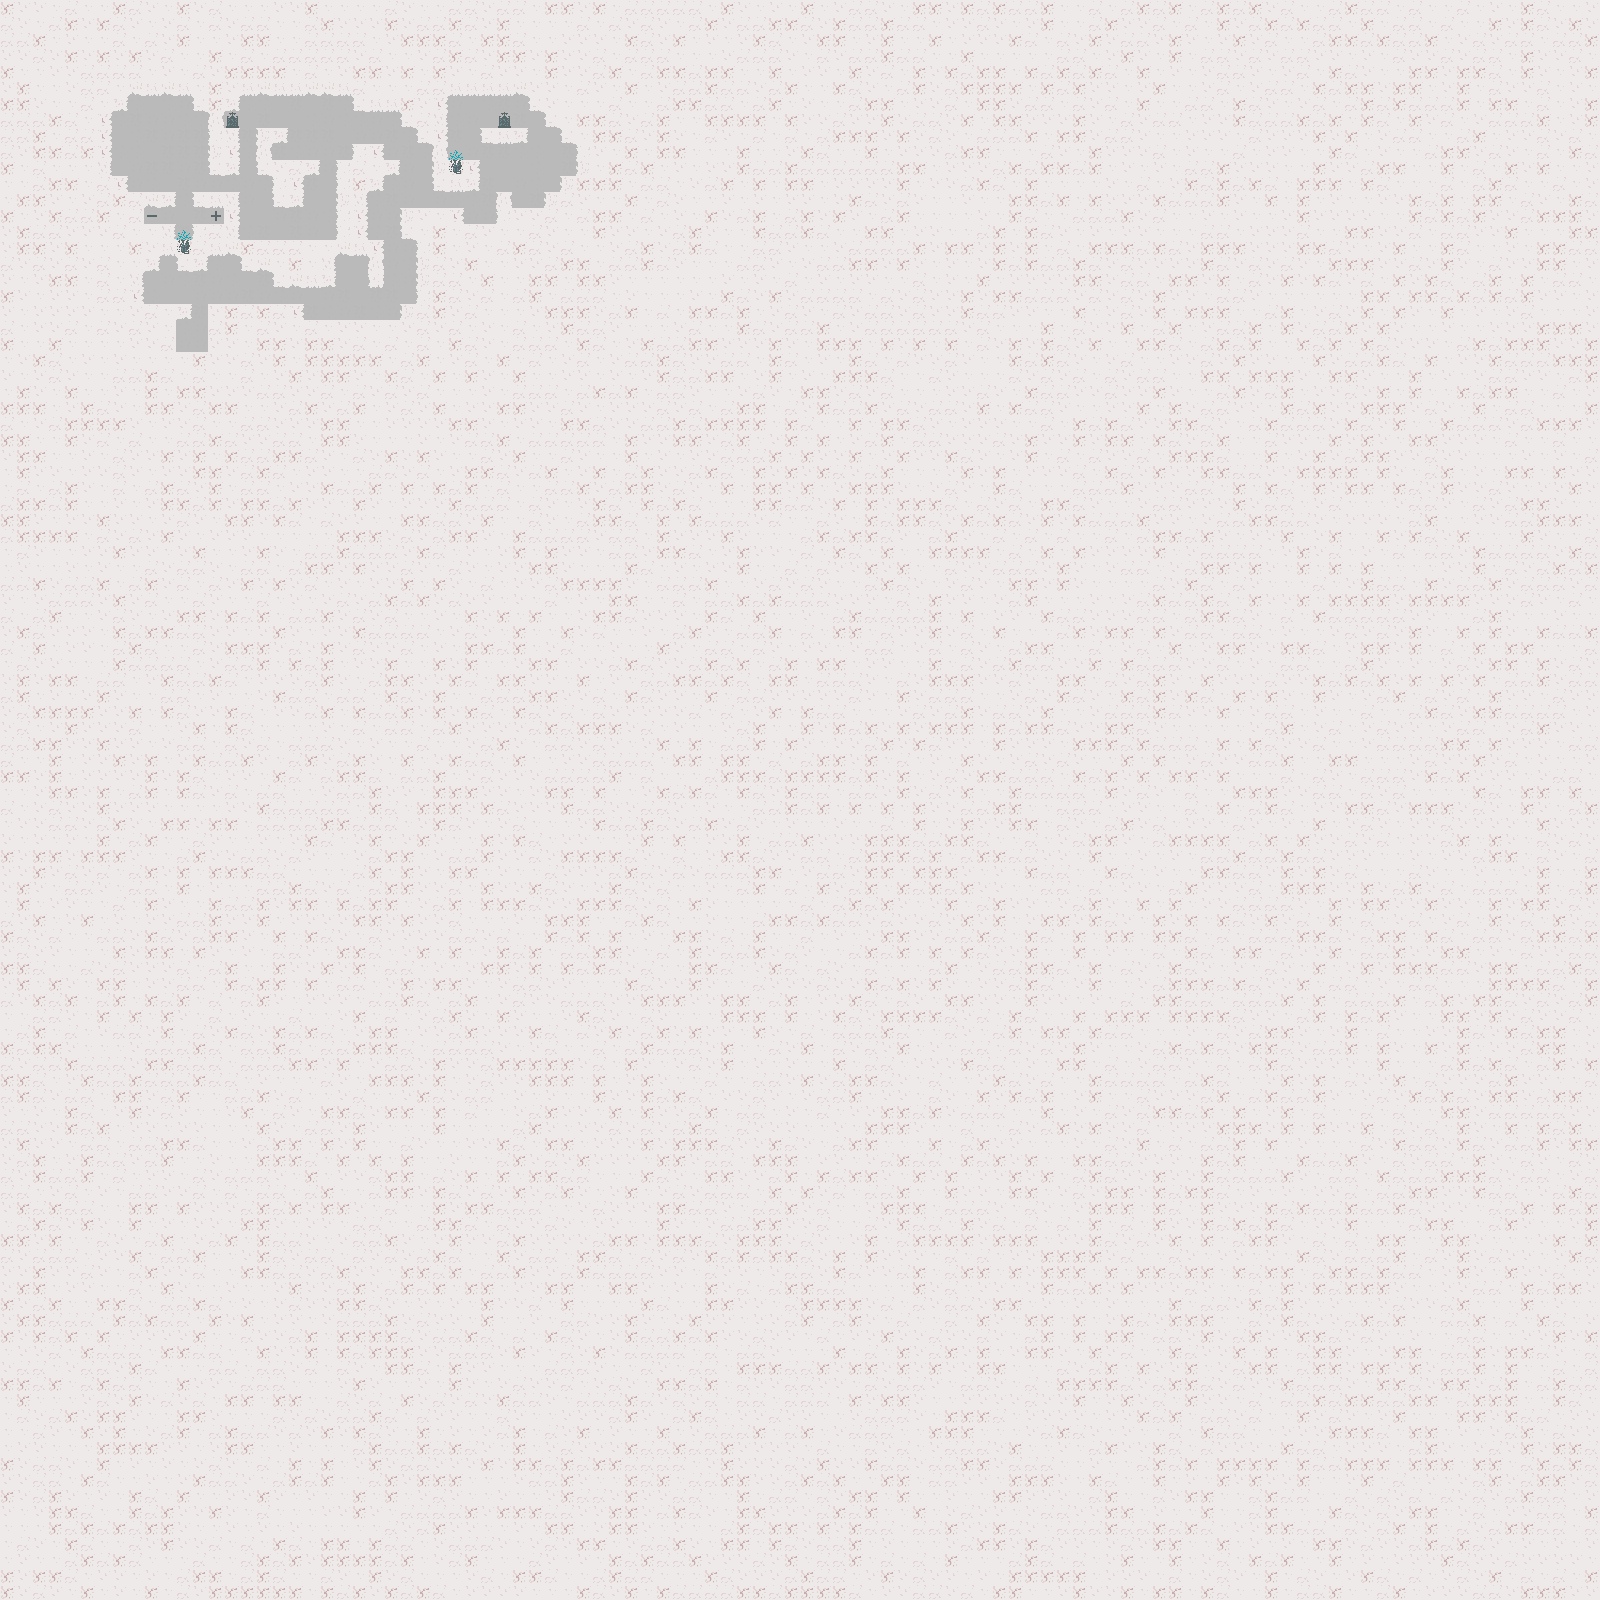

This is a level from a 2D game, rendered from its Tiled map with the project's own tilesets. A one-line summary and the map file follow, with tile-layer data summarised:
An orthogonal 100x100 tile map with 16x16 px tiles, 3 tile layers (Background, Collision, Foreground) and 5 objects (2x Item, PlayerSpawn, ScaleDown, ScaleUp).

<map version="1.0" orientation="orthogonal" renderorder="right-down" width="100" height="100" tilewidth="16" tileheight="16" nextobjectid="23">
 <tileset firstgid="1" name="TestSet" tilewidth="16" tileheight="16" tilecount="32">
  <image source="../assets/tilemap.png" width="64" height="128" />
  <tile id="0">
   <properties>
    <property name="Solid" value="True" />
   </properties>
  </tile>
  <tile id="1">
   <properties>
    <property name="Solid" value="True" />
   </properties>
  </tile>
  <tile id="2">
   <properties>
    <property name="Solid" value="True" />
   </properties>
  </tile>
  <tile id="3">
   <properties>
    <property name="Solid" value="True" />
   </properties>
  </tile>
  <tile id="4">
   <properties>
    <property name="Solid" value="True" />
   </properties>
  </tile>
  <tile id="5">
   <properties>
    <property name="Solid" value="True" />
   </properties>
  </tile>
  <tile id="8">
   <properties>
    <property name="Solid" value="True" />
   </properties>
  </tile>
  <tile id="9">
   <properties>
    <property name="Solid" value="True" />
   </properties>
  </tile>
  <tile id="10">
   <properties>
    <property name="Solid" value="True" />
   </properties>
  </tile>
  <tile id="11">
   <properties>
    <property name="Solid" value="True" />
   </properties>
  </tile>
  <tile id="12">
   <properties>
    <property name="Solid" value="True" />
   </properties>
  </tile>
  <tile id="13">
   <properties>
    <property name="Solid" value="True" />
   </properties>
  </tile>
  <tile id="14">
   <properties>
    <property name="Solid" value="True" />
   </properties>
  </tile>
  <tile id="15">
   <properties>
    <property name="Solid" value="True" />
   </properties>
  </tile>
  <tile id="16">
   <properties>
    <property name="Solid" value="True" />
    <property name="Spring" value="True" />
   </properties>
  </tile>
  <tile id="17">
   <properties>
    <property name="Solid" value="True" />
    <property name="Spring" value="True" />
   </properties>
  </tile>
  <tile id="24">
   <properties>
    <property name="Solid" value="True" />
   </properties>
  </tile>
  <tile id="25">
   <properties>
    <property name="Solid" value="True" />
   </properties>
  </tile>
 </tileset>
 <layer name="Background" width="100" height="100">
  <data>[10000 cells, 10000 non-empty, 7 distinct tile ids]</data>
 </layer>
 <layer name="Collision" width="100" height="100">
  <data>[10000 cells, 9796 non-empty, 15 distinct tile ids]</data>
 </layer>
 <layer name="Foreground" width="100" height="100">
  <data>[10000 cells, 2 non-empty, 1 distinct tile ids]</data>
 </layer>
 <objectgroup name="Objects">
  <object id="18" name="PlayerSpawn" x="158.875" y="139.125" width="3.5" height="4" />
  <object id="19" type="Item" x="502.75" y="119.25" width="3" height="3.25">
   <properties>
    <property name="description" value="Hello, I am the first item :)" />
    <property name="image" value="testimage" />
   </properties>
  </object>
  <object id="20" type="Item" x="231.5" y="120.25" width="3" height="2.25">
   <properties>
    <property name="description" value="I too am an Item" />
    <property name="image" value="derp" />
   </properties>
  </object>
  <object id="21" name="ScaleDown" x="148.333" y="213.667" width="6.33333" height="4.66667" />
  <object id="22" name="ScaleUp" x="214.333" y="214" width="3" height="4" />
 </objectgroup>
</map>